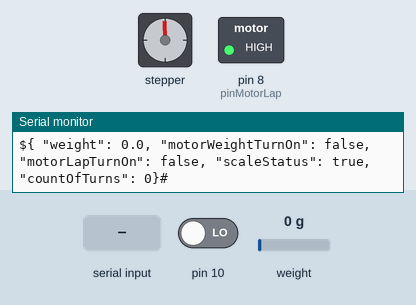
Simulated run of this sketch. Board: Arduino Uno, built with avr-gcc and run on an emulated ATmega328P. On the bench: stepper motor, switched loads named in the sketch (green lamp = pin HIGH), the last lines printed to the serial monitor. Wiring (inferred from the names in the program): stepper motor driver (200 steps per turn assumed): step pin 4; direction pin 3; enable pin 2. Inputs (shaded band) come from the test bench; at power-on: pin 10 LOW, weight on the scale 0 g. Pins used as bus, display or sensor lines are not drawn.

Above: at 3.2 s.
3.3 s: "project.start" received over Serial
At 7.24 s:
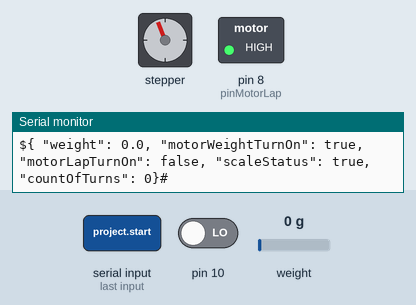
7.6 s: "arduino.setup" received over Serial
11.9 s: "motorLap.start" received over Serial
At 12.99 s:
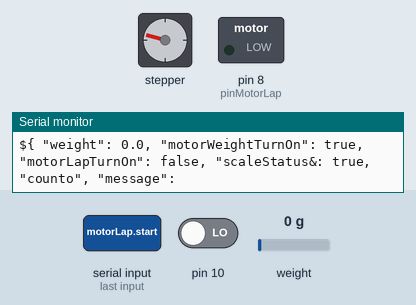
15.4 s: "motorLap.stop" received over Serial
At 16.55 s:
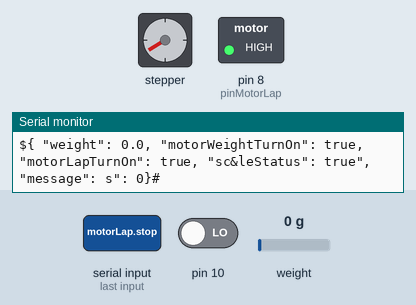
18.9 s: "motorLap.start" received over Serial
At 20.23 s:
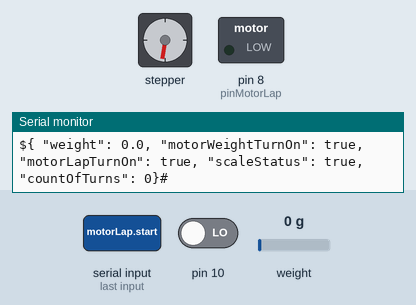
22.4 s: "arduino.setup" received over Serial
At 23.52 s:
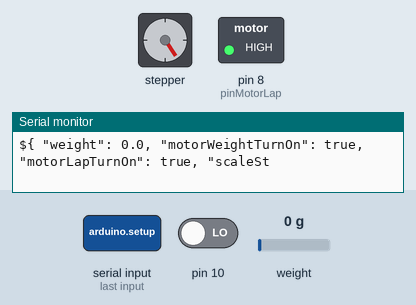
Timing chart, 0 to 29.2 s (numbered marks = the images above; inputs shaded):
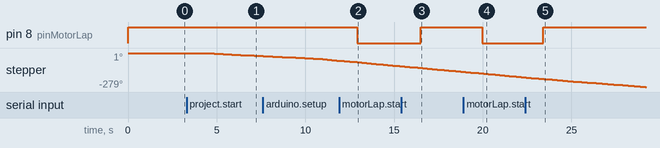

The sketch:

main.ino
```cpp
#include "sensor-carga.h"
#include "motor-passo.h"
#include "utils.h"
#include <Arduino_FreeRTOS.h>

float weight = 0.0;
bool scaleStatus = false;
bool motorWeightTurnOn = false;
bool motorLapTurnOn = false;
int countOfTurns = 0;
int pinMotorLap = 8;

SensorCarga sensorCarga;
MotorPasso motorPasso;

// Prototipação das tarefas
void TaskReadSensor(void *pvParameters);
void TaskListenSerial(void *pvParameters);
void TaskSendJsonResponse(void *pvParameters);
void TaskUpdateWeight(void *pvParameters);
void TaskTurnMotorPasso(void *pvParameters);

void setup()
{
  Serial.begin(9600);
  pinMode(pinMotorLap, OUTPUT);
  digitalWrite(pinMotorLap, HIGH);
  pinMode(10, INPUT);

  scaleStatus = sensorCarga.setup();
  motorPasso.setup();

  // Criação das tarefas
  xTaskCreate(TaskReadSensor, "Read Sensor", 128, NULL, 1, NULL);
  xTaskCreate(TaskListenSerial, "Listen Serial", 256, NULL, 2, NULL);
  xTaskCreate(TaskSendJsonResponse, "Send JSON", 256, NULL, 2, NULL);
  xTaskCreate(TaskUpdateWeight, "Update Weight", 128, NULL, 1, NULL);
  xTaskCreate(TaskTurnMotorPasso, "Motor Passo", 128, NULL, 1, NULL);

  log("success", "arduino.arduinoConnected");
}

void loop()
{
  // O FreeRTOS controla as tarefas, o loop fica vazio
}

// Tarefa para ler o sensor e contar giros
void TaskReadSensor(void *pvParameters)
{
  static bool wasHigh = false;

  while (1)
  {
    if (digitalRead(10) == HIGH && !wasHigh)
    {
      wasHigh = true;
    }
    else if (digitalRead(10) == LOW && wasHigh)
    {
      wasHigh = false;
      countOfTurns++;
    }
    vTaskDelay(1 / portTICK_PERIOD_MS); // Delay de 1ms
  }
}

// Tarefa para atualizar o peso
void TaskUpdateWeight(void *pvParameters)
{
  while (1)
  {
    weight = sensorCarga.getWeight();
    vTaskDelay(125 / portTICK_PERIOD_MS); // Delay de 125ms
  }
}

// Tarefa para escutar comandos via Serial
void TaskListenSerial(void *pvParameters)
{
  while (1)
  {
    if (Serial.available())
    {
      String data = Serial.readString();

      // Processa os comandos recebidos
      if (data == "arduino.setup")
      {
        setup();
      }
      else if (data == "project.start")
      {
        startProject();
      }
      else if (data == "project.stop")
      {
        stopProject();
      }
      else if (data == "motorLap.start")
      {
        turnOnMotorLap();
      }
      else if (data == "motorLap.stop")
      {
        turnOffMotorLap();
      }
      else if (data == "motorWeight.start")
      {
        turnOnMotorWeight();
      }
      else if (data == "motorWeight.stop")
      {
        turnOffMotorWeight();
      }
    }
    vTaskDelay(125 / portTICK_PERIOD_MS); // Delay de 125ms
  }
}

// Tarefa para enviar a resposta JSON
void TaskSendJsonResponse(void *pvParameters)
{
  while (1)
  {
    String json = "{ \"weight\": " + String(weight, 1) +
                  ", \"motorWeightTurnOn\": " + (motorWeightTurnOn ? "true" : "false") +
                  ", \"motorLapTurnOn\": " + (motorLapTurnOn ? "true" : "false") +
                  ", \"scaleStatus\": " + (scaleStatus ? "true" : "false") +
                  ", \"countOfTurns\": " + String(countOfTurns) + "}";

    Serial.print("$");
    Serial.print(json);
    Serial.println("#");

    vTaskDelay(125 / portTICK_PERIOD_MS); // Delay de 125ms
  }
}

// Tarefa para controlar o motor de passo
void TaskTurnMotorPasso(void *pvParameters)
{
  while (1)
  {
    if (motorWeightTurnOn)
    {
      motorPasso.repeat();
    }
    vTaskDelay(125 / portTICK_PERIOD_MS); // Delay de 125ms
  }
}
```

motor-passo.h
```cpp
#ifndef MOTOR_PASSO_H
#define MOTOR_PASSO_H

const int ena = 2; // habilita o motor
const int dir = 3; // determina a direção
const int pul = 4; // executa um passo
int contador = 0;
const int intervalo = 1000; // intervalo entre as mudanças de estado do pulso
boolean pulso = LOW;        // estado do pulso

class MotorPasso
{
public:
  MotorPasso() {}

  void setup()
  {
    pinMode(ena, OUTPUT);
    pinMode(dir, OUTPUT);
    pinMode(pul, OUTPUT);
    digitalWrite(ena, LOW);
    digitalWrite(dir, LOW);
    digitalWrite(pul, HIGH);
  }

  void repeat()
  {
    pulso = !pulso;
    digitalWrite(pul, pulso);
    delayMicroseconds(intervalo);
  }

  void changeDirection()
  {
    digitalWrite(dir, !digitalRead(dir));
  }
};

#endif
```

sensor-carga.h
```cpp
#ifndef SENSOR_CARGA_H
#define SENSOR_CARGA_H

#include "HX711.h" // Inclui a biblioteca HX711 para comunicação com o sensor de carga
#define DOUT 5     // Pino DT (DOUT) do HX711
#define SCK 6      // Pino SCK (CLK) do HX711

HX711 scale;                             // Instância do HX711
const float fatorCalibracao = -71085.50; // Fator de calibração conhecido

class SensorCarga
{
public:
  // Construtor: inicializa a variável weight
  SensorCarga() {}

  // Inicializa a balança
  bool setup()
  {
    Serial.begin(9600);
    scale.begin(DOUT, SCK);
    delay(1000);
    if (!scale.is_ready())
    {
      return false;
    }
    scale.set_scale(fatorCalibracao);
    scale.tare();
    return true;
  }

  // Zera a balança
  void reset()
  {
    scale.tare(); // Remove qualquer peso residual
  }

  // Obtém o peso (com média de várias amostras)
  float getWeight(int amostras = 10)
  {
    return scale.get_units(amostras); // Lê o peso com base nas amostras
  }
};

#endif // Fim da proteção contra inclusão múltipla
```

utils.cpp
```cpp
#include "utils.h"

extern float weight;
extern bool scaleStatus;
extern bool motorWeightTurnOn;
extern bool motorLapTurnOn;
extern int countOfTurns;
extern int pinMotorLap;

void log(String type, String message)
{
	Serial.print("&");
	Serial.print("{ \"type\": \"" + type + "\", \"message\": \"" + message + "\"}");
	Serial.println("%");
}

void startProject()
{
	motorWeightTurnOn = true;
	motorLapTurnOn = false;
	weight = 0.0;
	countOfTurns = 0;
	log("info", "arduino.loadCellMotorActivated");
}

void stopProject()
{
	motorWeightTurnOn = false;
	motorLapTurnOn = false;
	weight = 0.0;
	countOfTurns = 0;
	log("info", "arduino.processInterrupted");
}

void turnOnMotorWeight()
{
	motorWeightTurnOn = true;
	log("info", "arduino.loadMotorTurnedOn");
}

void turnOffMotorWeight()
{
	if (motorWeightTurnOn == true)
	{
		motorWeightTurnOn = false;
		log("info", "arduino.loadMotorTurnedOff");
	}
}

void turnOnMotorLap()
{
	if (motorLapTurnOn == false)
	{
		motorLapTurnOn = true;
		digitalWrite(pinMotorLap, LOW);
		log("info", "arduino.lapMotorTurnedOn");
	}
}

void turnOffMotorLap()
{
	motorLapTurnOn = false;
	digitalWrite(pinMotorLap, HIGH);
	log("info", "arduino.lapMotorTurnedOff");
}
```

utils.h
```cpp
#ifndef UTILS_H
#define UTILS_H

#include <Arduino.h>

void log(String type, String message);
void startProject();
void stopProject();
void turnOnMotorWeight();
void turnOffMotorWeight();
void turnOnMotorLap();
void turnOffMotorLap();

#endif
```

Measured:
- after the input at 3.3 s, stepper: keeps turning counter-clockwise at about 8°/s, starting after 1.3 s
- after the input at 11.9 s, pin 8 (pinMotorLap): HIGH → LOW after 1.0 s
- after the input at 15.4 s, pin 8 (pinMotorLap): LOW → HIGH after 1.1 s
- after the input at 18.9 s, pin 8 (pinMotorLap): HIGH → LOW after 1.1 s
- after the input at 22.4 s, pin 8 (pinMotorLap): LOW → HIGH after 1.0 s
